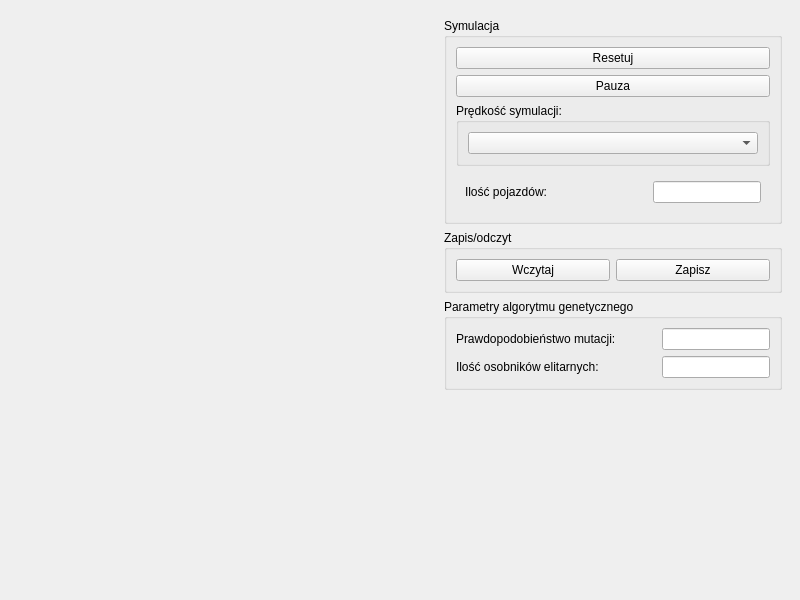
<?xml version="1.0" encoding="UTF-8"?>
<ui version="4.0">
 <class>MainWindow</class>
 <widget class="QMainWindow" name="MainWindow">
  <property name="geometry">
   <rect>
    <x>0</x>
    <y>0</y>
    <width>800</width>
    <height>600</height>
   </rect>
  </property>
  <property name="windowTitle">
   <string>Genetic Cars</string>
  </property>
  <widget class="QWidget" name="centralwidget">
   <layout class="QGridLayout" name="gridLayout_3">
    <item row="0" column="1">
     <widget class="QFrame" name="verticalFrame">
      <property name="sizePolicy">
       <sizepolicy hsizetype="Fixed" vsizetype="Expanding">
        <horstretch>0</horstretch>
        <verstretch>0</verstretch>
       </sizepolicy>
      </property>
      <layout class="QVBoxLayout" name="verticalLayout">
       <item>
        <widget class="QGroupBox" name="groupBox">
         <property name="title">
          <string>Symulacja</string>
         </property>
         <layout class="QVBoxLayout" name="verticalLayout_2">
          <item>
           <widget class="QPushButton" name="reset_button">
            <property name="text">
             <string>Resetuj</string>
            </property>
           </widget>
          </item>
          <item>
           <widget class="QPushButton" name="pause_button">
            <property name="text">
             <string>Pauza</string>
            </property>
            <property name="checkable">
             <bool>true</bool>
            </property>
           </widget>
          </item>
          <item>
           <widget class="QGroupBox" name="groupBox_4">
            <property name="title">
             <string>Prędkość symulacji:</string>
            </property>
            <layout class="QGridLayout" name="gridLayout_4">
             <item row="0" column="0">
              <widget class="QComboBox" name="simulation_speed_chooser"/>
             </item>
            </layout>
           </widget>
          </item>
          <item>
           <widget class="QFrame" name="horizontalFrame_3">
            <layout class="QHBoxLayout" name="horizontalLayout_4">
             <item>
              <widget class="QLabel" name="label_3">
               <property name="text">
                <string>Ilość pojazdów:</string>
               </property>
              </widget>
             </item>
             <item>
              <spacer name="horizontalSpacer_3">
               <property name="orientation">
                <enum>Qt::Horizontal</enum>
               </property>
               <property name="sizeHint" stdset="0">
                <size>
                 <width>40</width>
                 <height>20</height>
                </size>
               </property>
              </spacer>
             </item>
             <item>
              <widget class="QLineEdit" name="cars_count_edit"/>
             </item>
            </layout>
           </widget>
          </item>
         </layout>
        </widget>
       </item>
       <item>
        <widget class="QGroupBox" name="groupBox_2">
         <property name="title">
          <string>Zapis/odczyt</string>
         </property>
         <layout class="QGridLayout" name="gridLayout_2">
          <item row="0" column="0">
           <layout class="QHBoxLayout" name="horizontalLayout_3">
            <item>
             <widget class="QPushButton" name="load_button">
              <property name="text">
               <string>Wczytaj</string>
              </property>
             </widget>
            </item>
            <item>
             <widget class="QPushButton" name="save_button">
              <property name="text">
               <string>Zapisz</string>
              </property>
             </widget>
            </item>
           </layout>
          </item>
         </layout>
        </widget>
       </item>
       <item>
        <widget class="QGroupBox" name="groupBox_3">
         <property name="title">
          <string>Parametry algorytmu genetycznego</string>
         </property>
         <layout class="QGridLayout" name="gridLayout">
          <item row="0" column="0">
           <layout class="QHBoxLayout" name="horizontalLayout">
            <item>
             <widget class="QLabel" name="label">
              <property name="text">
               <string>Prawdopodobieństwo mutacji:</string>
              </property>
             </widget>
            </item>
            <item>
             <spacer name="horizontalSpacer_2">
              <property name="orientation">
               <enum>Qt::Horizontal</enum>
              </property>
              <property name="sizeHint" stdset="0">
               <size>
                <width>40</width>
                <height>20</height>
               </size>
              </property>
             </spacer>
            </item>
            <item>
             <widget class="QLineEdit" name="mutation_size_edit"/>
            </item>
           </layout>
          </item>
          <item row="1" column="0">
           <layout class="QHBoxLayout" name="horizontalLayout_2">
            <item>
             <widget class="QLabel" name="label_2">
              <property name="text">
               <string>Ilość osobników elitarnych:</string>
              </property>
             </widget>
            </item>
            <item>
             <spacer name="horizontalSpacer">
              <property name="orientation">
               <enum>Qt::Horizontal</enum>
              </property>
              <property name="sizeHint" stdset="0">
               <size>
                <width>40</width>
                <height>20</height>
               </size>
              </property>
             </spacer>
            </item>
            <item>
             <widget class="QLineEdit" name="elite_specimen_number_edit"/>
            </item>
           </layout>
          </item>
         </layout>
        </widget>
       </item>
       <item>
        <spacer name="verticalSpacer">
         <property name="orientation">
          <enum>Qt::Vertical</enum>
         </property>
         <property name="sizeHint" stdset="0">
          <size>
           <width>20</width>
           <height>40</height>
          </size>
         </property>
        </spacer>
       </item>
      </layout>
     </widget>
    </item>
    <item row="0" column="0">
     <widget class="QFrame" name="verticalFrame">
      <layout class="QVBoxLayout" name="verticalLayout_3"/>
     </widget>
    </item>
   </layout>
  </widget>
 </widget>
 <resources/>
 <connections/>
</ui>
